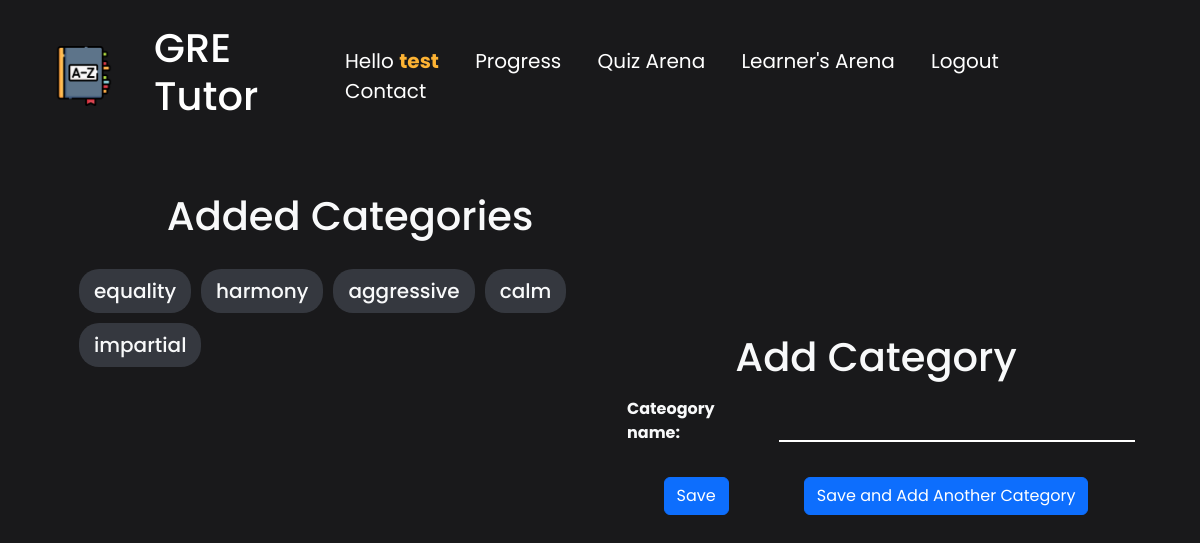
The app's page /user_profile/8/add_category (signed in) with its own data.
### gre/models.py (models this page shows)
class Category(models.Model):
    category_name = models.CharField(
        verbose_name="category name", max_length=50, null=False, unique=False)
    learner = models.ForeignKey(User, on_delete=models.CASCADE)
    def __str__(self) -> str:
        return self.category_name

### gre/views.py (the view, shortened to what this page needs)
# urls.py: path('user_profile/<str:pk>/add_category', views.add_category, name='add-category'),
@login_required(login_url='login')
def add_category(request, pk):
    if request.user.id != int(pk):
        return redirect('error')
    categories = Category.objects.all()
    context = {'categories': categories}
    return render(request, 'gre/add_category.html', context)

### gre/templates/gre/add_category.html (shortened to what this page needs)
{% include 'index.html' %} {% block content %}
<div class="container text-light">
  <div class="addword d-flex justify-content-around align-items-center">
    <div style="width:55%;height: 30rem;overflow-y:scroll;">
        <div class="text-center">
            <h1 class="mt-2 mb-4">Added Categories</h1>
        </div>
        <div class="p-0" style="">
          <div class="d-flex flex-wrap">
            {% for category in categories %}
            <h3 class="category-show">{{category}}</h3>
            {% endfor %}
        </div>
    </div>
    </div>
    <form action="" method="POST">
      <div class="text-center">
          <h1>Add Category</h1>
      </div>
      <table>
        <tr>
          <th><label for="id_word_name">Cateogory name:</label></th>
          <td>
            <input
              type="text"
              name="category_name"
              maxlength="50"
              required
              id="id_category_name"
              />
            </td>
          </tr>
      </table>
      <div class="d-flex justify-content-around">
        <input class="btn btn-primary mt-4" type="submit" name="savecategory" value="Save" />
        <input
          class="btn btn-primary mt-4"
          type="submit"
          name="anothercategory"
          value="Save and Add Another Category"
        />
      </div>
    </form>
  </div>
</div>
{% endblock content%}

### templates/header.html (shortened to what this page needs)
{% load static %}
<div>
    <nav class="navi container">
        <div class="site-logo">
            <a href="{% url 'main' %}">
                <img src="{% static 'images/site-logo.png' %}" alt="">
            </a>
                <a href="{% url 'main' %}" style="text-decoration:none;color:white;">
                    <h2 class="site-title">GRE Tutor</h4>
                </a>
            </div>
            <div class="site-options">
                {% if request.user.is_authenticated %}
                <a>Hello <b style="color:rgb(253, 179, 52);">{{request.user.username}}</b></a>
                <a href="{% url 'progress' request.user.id %}">Progress</a>
                <a href="{% url 'quiz-home' request.user.id %}">Quiz Arena</a>
                <a href="{% url 'user-profile' request.user.id %}">Learner's Arena</a>
                <a href="{% url 'logout' %}">Logout</a>
                {% else %}
                <a href="{% url 'login' %}">Login</a>
                <a href="{% url 'signup' %}">Signup</a>
                <a href="#">About Us</a>
                {% endif %}
                <a href="#">Contact</a>
        </div>
    </nav>
</div>

### static/styles/style.css (style rules this page uses)
body { font-family: "Poppins", sans-serif; background-repeat: no-repeat; background-attachment: fixed; background-size: cover; background-position: 0px -7rem; background-color: #19191b; }
.navi { display: flex; justify-content: space-between; align-items: center; padding: 1.5rem; color: white; }
.site-title { font-size: 40px; font-weight: 500; }
.site-logo { display: flex; justify-content: space-between; align-items: center; }
.site-logo img { margin-right: 2.5rem; height: 60px; }
.site-options a { font-size: 20px; margin-right: 2rem; font-weight: 400; text-decoration: none; color: white; transition: all 0.3s; }
.addword { padding: 2rem; }
input[type="text"], input[type="email"], input[type="select"] { width: 100%; height: 2.5rem; background-color: rgb(0, 0, 0, 0); color: white; padding-left: 10px; padding-right: 10px; border: none; border-bottom: 2px white solid; outline: none; padding: 20px; margin: 10px; }
.category-show { padding: 10px; padding-left: 15px; padding-right: 15px; margin: 5px; font-size: 20px; background-color: #35383f; border-radius: 20px; }

### records on screen
Category: category_name "equality"
Category: category_name "harmony"
Category: category_name "aggressive"
Category: category_name "calm"
Category: category_name "impartial"

### other values on screen
{{ request.user.username }} "test"
